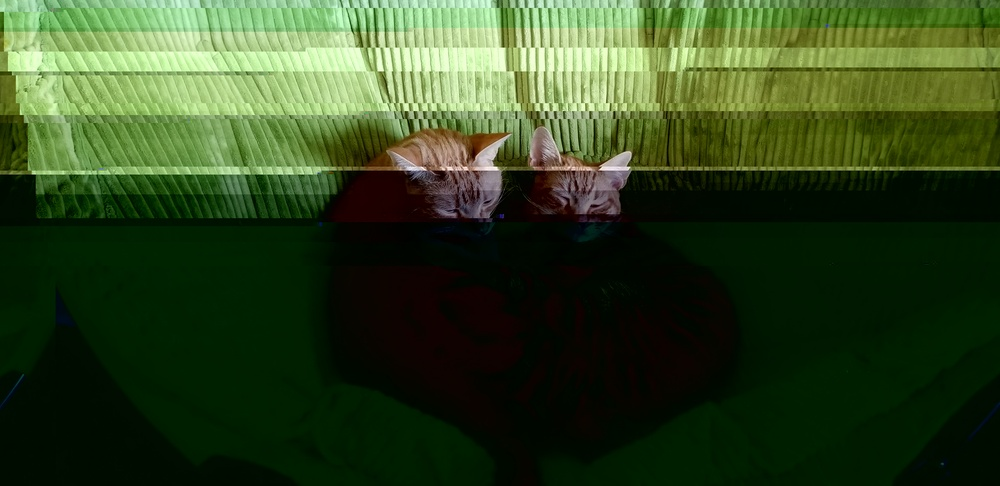
#> input picture picoCTF2019/forensics200/cattos.jpg, 1000 x 486 px, shrunk from 4032 x 1960 before the run
$ python detect.py --image ../../picoCTF2019/forensics200/cattos.jpg
#> lines starting #> are read from the running program, lines starting #| are printed output that depends on the picture
# import the necessary packages
import numpy as np
import argparse
import cv2
# construct the argument parse and parse the arguments
ap = argparse.ArgumentParser()
ap.add_argument("-i", "--image", help = "path to the image")
args = vars(ap.parse_args())
# load the image
image = cv2.imread(args["image"])
#> image is the input picture: shape (486, 1000, 3); mean B, G, R 33, 70.2, 49.5

boundaries = [
        ([31,34,27], [14,14,14])
	# ([17, 15, 100], [50, 56, 200]),
	# ([86, 31, 4], [220, 88, 50]),
	# ([25, 146, 190], [62, 174, 250]),
	# ([103, 86, 65], [145, 133, 128])
]

for (lower, upper) in boundaries:
	# create NumPy arrays from the boundaries
	lower = np.array(lower, dtype = "uint8")
	upper = np.array(upper, dtype = "uint8")
	# find the colors within the specified boundaries and apply
	# the mask
	mask = cv2.inRange(image, lower, upper)
	output = cv2.bitwise_and(image, image, mask = mask)
	# show the images
	cv2.imshow("images", np.hstack([image, output]))
	cv2.waitKey(0)
#> this loop made 1 pass
#> pass 1, `cv2.imshow("images", np.hstack([image, output]))`:
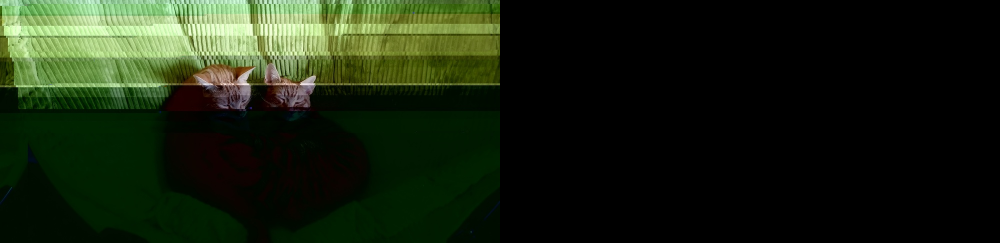
#> window 'images': shape (486, 2000, 3) (shown at 1/2 size); mean B, G, R 16.5, 35.1, 24.7
